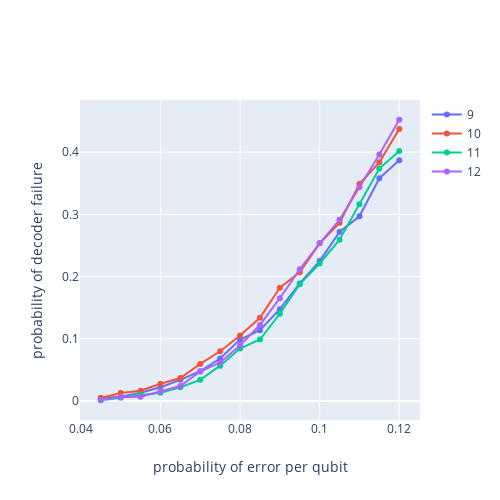

Write notebook code for a chart like this one.
### Code cell
plot_plotly(x, y, [9,10,11,12])
